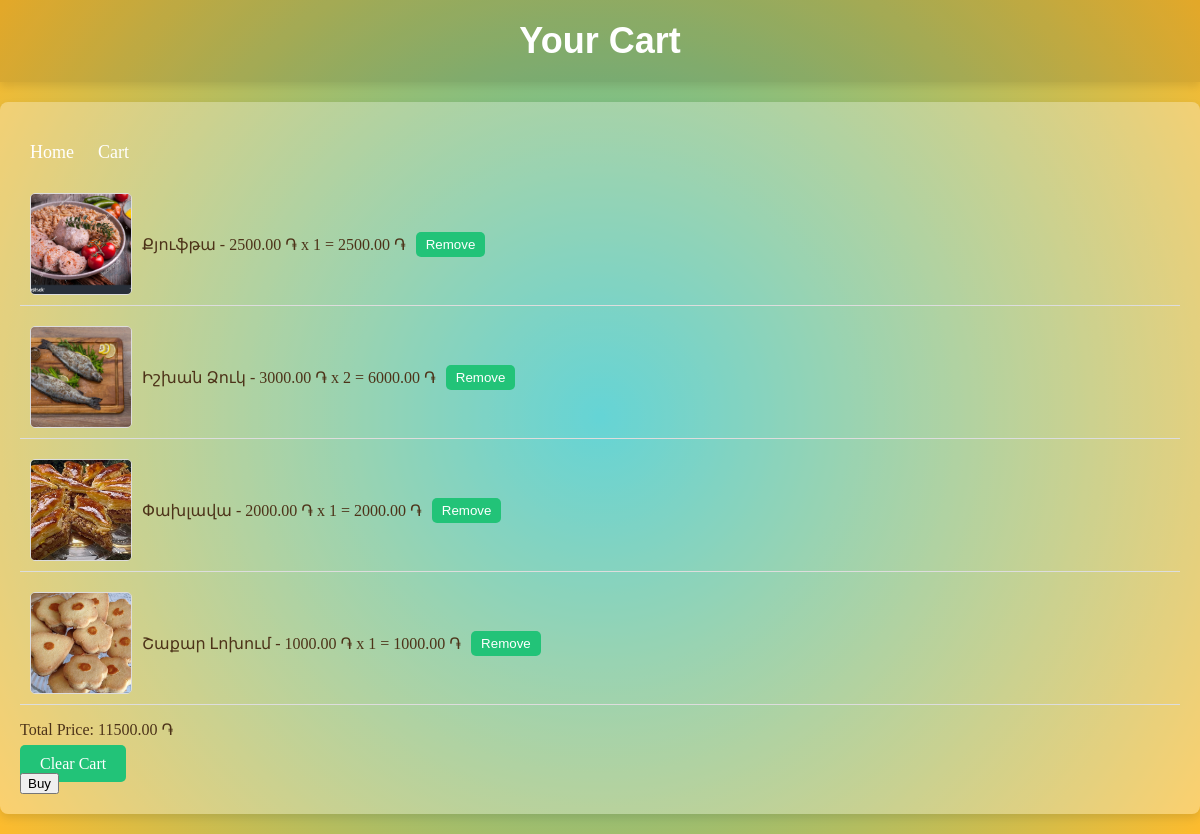
Screenshot of /cart/ (signed in) with the database file from the repository.
### qb_app/models.py (models this page shows, shortened)
class CartItem(models.Model):
    cart = models.ForeignKey(Cart, on_delete=models.CASCADE)
    product = models.ForeignKey(Product, on_delete=models.CASCADE)
    quantity = models.PositiveIntegerField(default=1)
    total_price = models.DecimalField(max_digits=10, decimal_places=2, default=Decimal('0.00'))

class Product(models.Model):
    type = models.ForeignKey(Type, on_delete=models.CASCADE)
    name = models.CharField(max_length=200, blank=False)
    image = models.ImageField(upload_to='images/')
    price = models.IntegerField()

### qb_app/views.py (the view)
# urls.py: path('cart/', views.cart_detail, name='cart_detail'),
@login_required
def cart_detail(request):
    cart, created = models.Cart.objects.get_or_create(user=request.user)
    cart_items = models.CartItem.objects.filter(cart=cart)
    total_price = sum(item.product.price * item.quantity for item in cart_items)
    items_with_subtotals = [
        {
            'item': item,
            'subtotal': item.product.price * item.quantity
        }
        for item in cart_items
    ]
    return render(request, 'cart_detail.html', {
        'cart_items': items_with_subtotals,
        'total_price': total_price,
    })

### templates/cart_detail.html (shortened to what this page needs)
<!doctype html>
<html lang="en">
<head>
</head>
<body>
    <header>
        <h1>Your Cart</h1>
    </header>
    <div class="container">
        <div class="nav-links">
            <a href="{% url 'home' %}">Home</a>
            <a href="{% url 'cart_detail' %}">Cart</a>
        </div>
        {% if cart_items %}
            <ul>
                {% for item in cart_items %}
                    <li>
                        <img src="{{ item.item.product.image.url }}" alt="{{ item.item.product.name }}" class="product-image">
                        <div>
                            <span>{{ item.item.product.name }} - {{ item.item.product.price|floatformat:2 }} ֏ x {{ item.item.quantity }}</span>
                            <span>= {{ item.subtotal|floatformat:2 }} ֏</span>
                        </div>
                        <form method="post" action="{% url 'remove_cart' item.item.id %}" style="display:inline;">
                            <button type="submit" class="remove-item-button">Remove</button>
                        </form>
                    </li>
                {% endfor %}
            </ul>
            <p>Total Price: {{ total_price|floatformat:2 }} ֏</p>
            <a href="{% url 'clear_cart' %}" class="clear-cart-button">Clear Cart</a>
        {% else %}
            <p>Your cart is empty.</p>
        {% endif %}
        {% if cart_items %}
        <form method="post" action="{% url 'create_order' %}">
            <button type="submit">Buy</button>
        </form>
    {% endif %}
    </div>
</body>
</html>

### templates/cart_detail.html (style rules this page uses)
body { background: rgb(34,193,195); background: radial-gradient(circle, rgba(34,193,195,1) 0%, rgba(253,187,45,1) 100%); font-family: 'Lora', serif; color: #4d3319; margin: 0; padding: 0; }
header { background-color: rgba(0, 0, 1, 0.1); color: #fff; padding: 20px; text-align: center; box-shadow: 0 4px 8px rgba(0, 0, 0, 0.1); }
header h1 { margin: 0; font-size: 36px; font-family: 'Raleway', sans-serif; }
.container { max-width: 1200px; margin: 20px auto; padding: 20px; background-color: rgba(255, 255, 255, 0.3); border-radius: 8px; box-shadow: 0 4px 8px rgba(0, 0, 0, 0.1); }
ul { list-style-type: none; padding: 0; }
li { margin: 10px 0; padding: 10px; border-bottom: 1px solid #ddd; display: flex; align-items: center; gap: 10px; }
.remove-item-button { background-color: rgb(34, 195, 120); color: #fff; border: none; padding: 5px 10px; cursor: pointer; border-radius: 5px; transition: background-color 0.3s; }
.clear-cart-button { background-color: rgb(34, 195, 120); color: #fff; padding: 10px 20px; text-decoration: none; border-radius: 5px; transition: background-color 0.3s; }
.nav-links { margin: 20px 0; }
.nav-links a { color: #fff; text-decoration: none; margin: 0 10px; font-size: 18px; transition: color 0.3s; }
.product-image { width: 100px; height: 100px; object-fit: cover; border: 1px solid #ddd; border-radius: 5px; }

### rows the page displays
CartItem: item.product.image (picture), item.product.name "Քյուֆթա", item.product.price "2500.00", item.quantity "1", subtotal "2500.00"
CartItem: item.product.image (picture), item.product.name "Իշխան Ձուկ", item.product.price "3000.00", item.quantity "2", subtotal "6000.00"
CartItem: item.product.image (picture), item.product.name "Փախլավա", item.product.price "2000.00", item.quantity "1", subtotal "2000.00"
CartItem: item.product.image (placeholder picture), item.product.name "Շաքար Լոխում", item.product.price "1000.00", item.quantity "1", subtotal "1000.00"

### other values shown
{{ total_price|floatformat:2 }} "11500.00"
